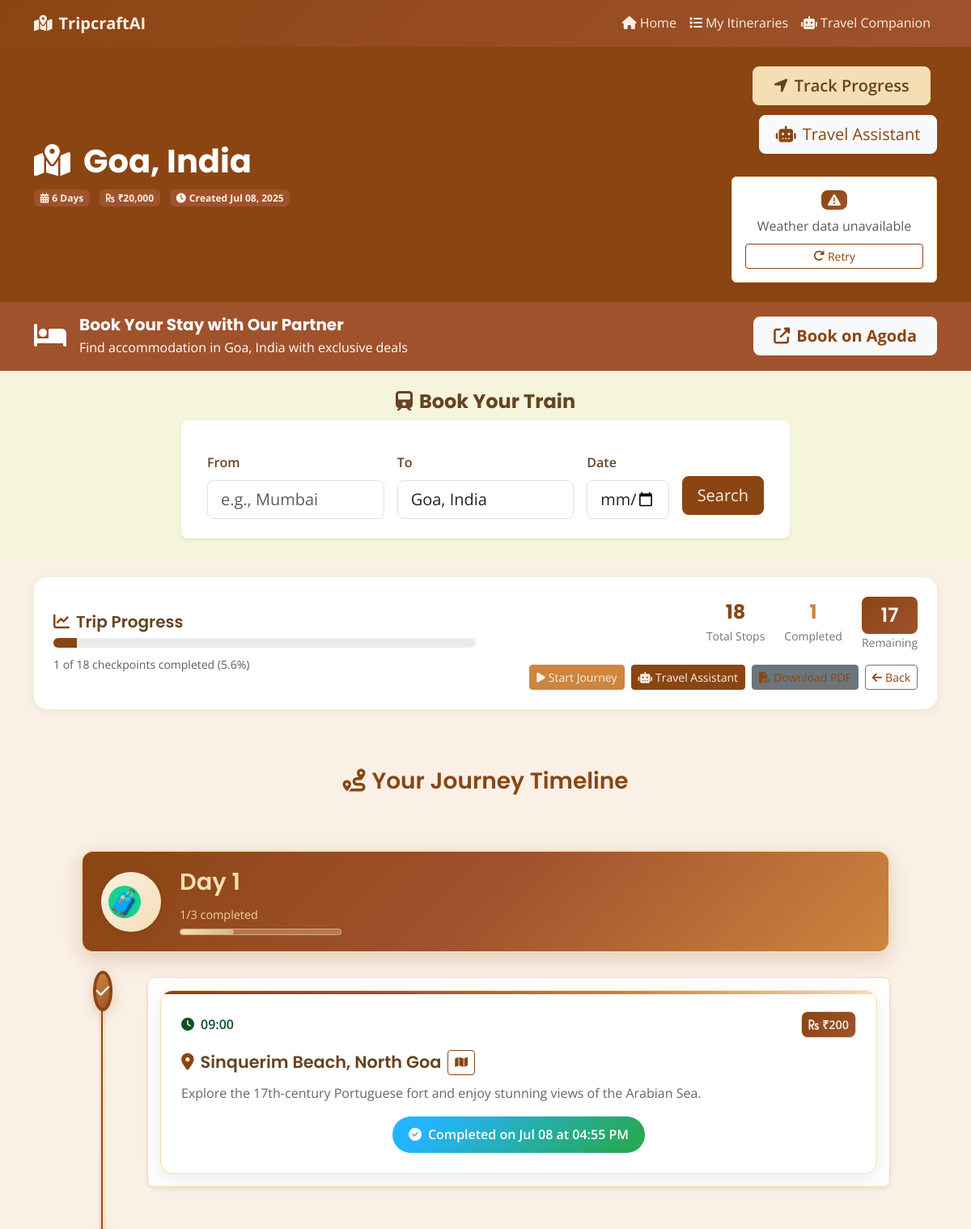
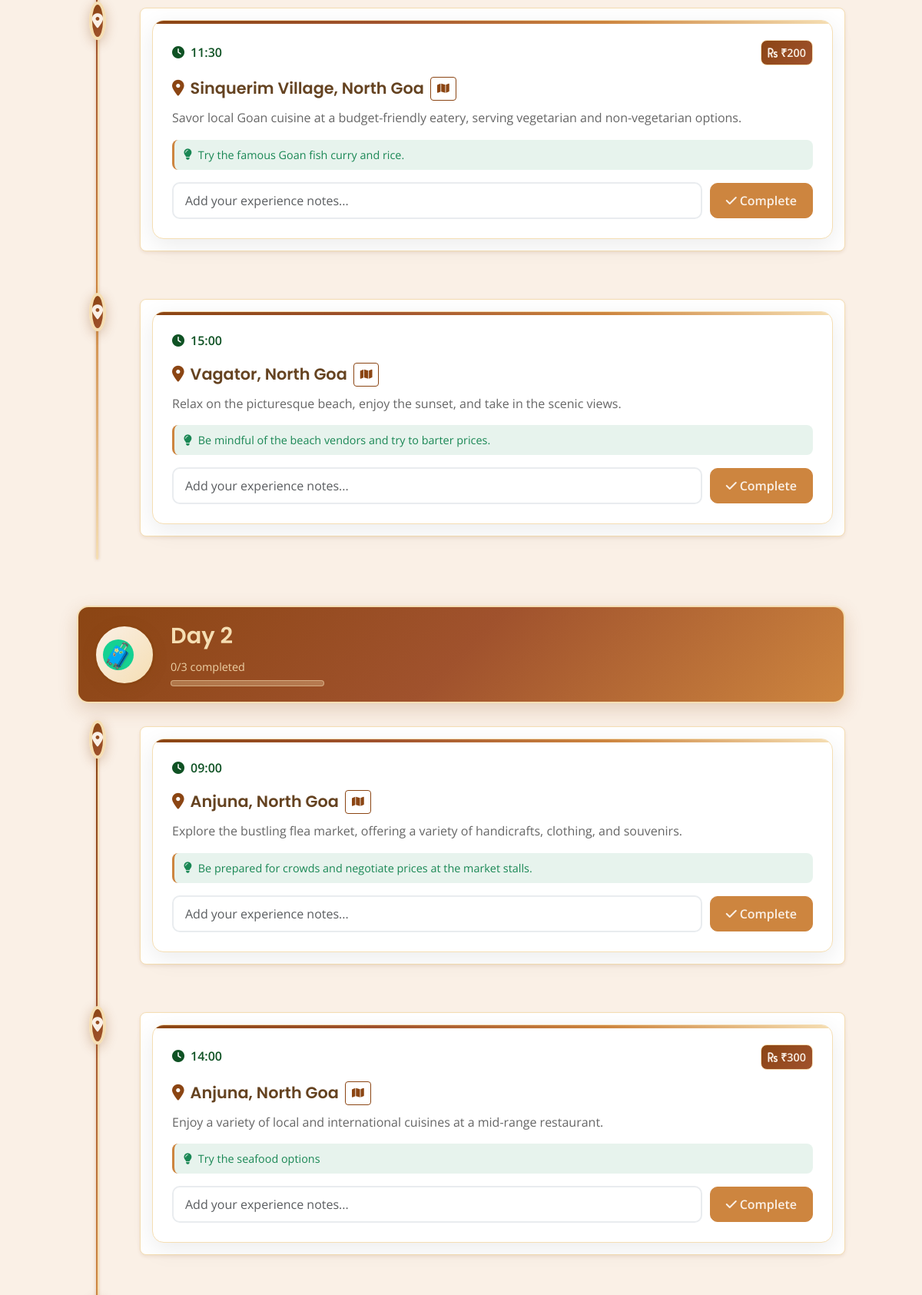
Screenshot of /itinerary/2 (upper part) with the database file from the repository (2 pictures, top to bottom).
### models.py (models this page shows, shortened)
class TravelItinerary(db.Model):
    id = db.Column(db.Integer, primary_key=True)
    destination = db.Column(db.String(200), nullable=False)
    duration = db.Column(db.Integer, nullable=False)  # days
    budget = db.Column(db.Float, nullable=False)
    interests = db.Column(db.Text)  # JSON string of interests
    itinerary_data = db.Column(db.Text)  # JSON string of generated itinerary
    created_at = db.Column(db.DateTime, default=datetime.utcnow)
    checkpoints = db.relationship('Checkpoint', backref='itinerary', lazy=True, cascade='all, delete-orphan')
    def get_itinerary_data(self):
        if self.itinerary_data:
            return json.loads(self.itinerary_data)
        return {}

class Checkpoint(db.Model):
    id = db.Column(db.Integer, primary_key=True)
    itinerary_id = db.Column(db.Integer, db.ForeignKey('travel_itinerary.id'), nullable=False)
    day = db.Column(db.Integer, nullable=False)
    time = db.Column(db.String(10), nullable=False)  # HH:MM format
    location = db.Column(db.String(200), nullable=False)
    activity = db.Column(db.Text, nullable=False)
    estimated_cost = db.Column(db.Float, default=0.0)
    is_completed = db.Column(db.Boolean, default=False)
    completed_at = db.Column(db.DateTime)
    notes = db.Column(db.Text)

### routes.py (the view)
@app.route('/itinerary/<int:itinerary_id>')
def view_itinerary(itinerary_id):
    itinerary = TravelItinerary.query.get_or_404(itinerary_id)
    checkpoints = Checkpoint.query.filter_by(itinerary_id=itinerary_id).order_by(Checkpoint.day, Checkpoint.time).all()
    days_data = {}
    for checkpoint in checkpoints:
        if checkpoint.day not in days_data:
            days_data[checkpoint.day] = []
        days_data[checkpoint.day].append(checkpoint)
    total_checkpoints = len(checkpoints)
    completed_checkpoints = len([c for c in checkpoints if c.is_completed])
    progress_percentage = (completed_checkpoints / total_checkpoints * 100) if total_checkpoints > 0 else 0
    return render_template('itinerary.html',
                         itinerary=itinerary,
                         days_data=days_data,
                         progress_percentage=progress_percentage,
                         total_checkpoints=total_checkpoints,
                         completed_checkpoints=completed_checkpoints)

### templates/itinerary.html (shortened to what this page needs)
{% extends "base.html" %}
{% block content %}
<section class="py-4 bg-primary text-white">
    <div class="container">
        <div class="row align-items-center">
            <div class="col-md-8">
                <h1 class="display-6 fw-bold mb-2">
                    <i class="fas fa-map-marked-alt me-3"></i>{{ itinerary.destination }}
                </h1>
                <div class="itinerary-meta">
                    <span class="badge bg-secondary text-light me-2">
                        <i class="fas fa-calendar-alt me-1"></i>{{ itinerary.duration }} Days
                    </span>
                    <span class="badge bg-secondary text-light me-2">
                        <i class="fas fa-rupee-sign me-1"></i>₹{{ "{:,.0f}".format(itinerary.budget) }}
                    </span>
                    <span class="badge bg-secondary text-light">
                        <i class="fas fa-clock me-1"></i>Created {{ itinerary.created_at.strftime('%b %d, %Y') }}
                    </span>
                </div>
            </div>
            <div class="col-md-4 text-md-end header-actions">
                <a href="{{ url_for('tracking', itinerary_id=itinerary.id) }}" class="btn btn-accent btn-lg me-2">
                    <i class="fas fa-location-arrow me-2"></i>Track Progress
                </a>
                <a href="/chatbot/{{ itinerary.id }}" class="btn btn-light btn-lg">
                    <i class="fas fa-robot me-2"></i>Travel Assistant
                </a>
                <div id="react-weather" data-destination="{{ itinerary.destination }}" class="mt-3"></div>
            </div>
        </div>
    </div>
</section>
<section class="py-3 bg-secondary">
    <div class="container">
        <div class="row align-items-center">
            <div class="col-md-8">
                <div class="d-flex align-items-center">
                    <div class="booking-icon me-3"><i class="fas fa-bed text-white" style="font-size: 2rem;"></i></div>
                    <div>
                        <h5 class="text-white mb-1 fw-bold">Book Your Stay with Our Partner</h5>
                        <p class="text-white mb-0 opacity-90">Find accommodation in {{ itinerary.destination }} with exclusive deals</p>
                    </div>
                </div>
            </div>
            <div class="col-md-4 text-md-end mt-3 mt-md-0">
                <a href="#" onclick="bookWithAgoda('{{ itinerary.destination }}', '{{ itinerary.duration }}')" class="btn btn-light btn-lg fw-bold px-4">
                    <i class="fas fa-external-link-alt me-2"></i>Book on Agoda
                </a>
            </div>
        </div>
    </div>
</section>
<section class="py-4" style="background-color: rgb(var(--background));">
    <div class="container">
        <div class="row justify-content-center">
            <div class="col-lg-10 col-xl-8">
                <div class="text-center mb-4">
                    <h4 class="fw-bold"><i class="fas fa-train me-2"></i>Book Your Train</h4>
                </div>
                <form id="train-booking-form" class="row g-3 align-items-center bg-white p-4 rounded-3 shadow-sm">
                    <div class="col-md-4">
                        <label for="from-station" class="form-label fw-semibold">From</label>
                        <input type="text" class="form-control form-control-lg" id="from-station" placeholder="e.g., Mumbai" required>
                    </div>
                    <div class="col-md-4">
                        <label for="to-station" class="form-label fw-semibold">To</label>
                        <input type="text" class="form-control form-control-lg" id="to-station" value="{{ itinerary.destination }}" required>
                    </div>
                    <div class="col-md-2">
                        <label for="travel-date" class="form-label fw-semibold">Date</label>
                        <input type="date" class="form-control form-control-lg" id="travel-date" required>
                    </div>
                    <div class="col-md-2 d-grid pt-4">
                        <button type="submit" class="btn btn-primary btn-lg" id="search-trains-btn">Search</button>
                    </div>
                </form>
            </div>
        </div>
    </div>
</section>
<section class="py-4 bg-light">
    <div class="container">
        <div class="row"><div class="col-12"><div class="progress-card">
            <div class="row align-items-center">
                <div class="col-md-6">
                    <h5 class="mb-2"><i class="fas fa-chart-line me-2 text-primary"></i>Trip Progress</h5>
                    <div class="progress progress-lg mb-2"><div class="progress-bar bg-success" style="width: {{ progress_percentage }}%"></div></div>
                    <small class="text-muted">{{ completed_checkpoints }} of {{ total_checkpoints }} checkpoints completed ({{ "%.1f"|format(progress_percentage) }}%)</small>
                </div>
                <div class="col-md-6 text-md-end">
                    <div class="stats-grid">
                        <div class="stat-item"><div class="stat-number text-primary">{{ total_checkpoints }}</div><div class="stat-label">Total Stops</div></div>
                        <div class="stat-item"><div class="stat-number text-success">{{ completed_checkpoints }}</div><div class="stat-label">Completed</div></div>
                        <div class="stat-item"><div class="stat-number text-warning">{{ total_checkpoints - completed_checkpoints }}</div><div class="stat-label">Remaining</div></div>
                    </div>
                    <div class="d-flex gap-2 mt-3 justify-content-md-end">
                        <a href="{{ url_for('tracking', itinerary_id=itinerary.id) }}" class="btn btn-success btn-sm"><i class="fas fa-play me-1"></i>Start Journey</a>
                        <a href="{{ url_for('chatbot', itinerary_id=itinerary.id) }}" class="btn btn-primary btn-sm"><i class="fas fa-robot me-1"></i>Travel Assistant</a>
                        <a href="{{ url_for('download_itinerary_pdf', itinerary_id=itinerary.id) }}" class="btn btn-secondary btn-sm" download="{{ itinerary.destination.lower().replace(' ', '_') }}_itinerary.pdf"><i class="fas fa-file-pdf me-1"></i>Download PDF</a>
                        <a href="{{ url_for('my_itineraries') }}" class="btn btn-outline-secondary btn-sm"><i class="fas fa-arrow-left me-1"></i>Back</a>
                    </div>
                </div>
            </div>
        </div></div></div>
    </div>
</section>
<section class="py-5">
    <div class="container">
        <div class="row">
            <div class="col-12">
                <h3 class="text-primary mb-5 text-center"><i class="fas fa-route me-2"></i>Your Journey Timeline</h3>
                <div class="timeline-container">
                    {% for day_num in range(1, itinerary.duration + 1) %}
                    {% set day_data = days_data.get(day_num, []) %}
                    <div class="timeline-day" data-day="{{ day_num }}">
                        <div class="day-header-timeline">
                            <div class="day-circle"><span class="day-number">🧳</span></div>
                            <div class="day-info">
                                <h4 class="day-title">Day {{ day_num }}</h4>
                                {% if day_data %}{% set day_completed = day_data|selectattr('is_completed')|list|length %}{% set day_total = day_data|length %}<div class="day-progress-info"><span class="progress-text">{{ day_completed }}/{{ day_total }} completed</span><div class="progress-bar-custom"><div class="progress-fill" style="width: {{ (day_completed / day_total * 100) if day_total > 0 else 0 }}%"></div></div></div>{% endif %}
                            </div>
                        </div>
                        {% if day_data %}
                        <div class="timeline-activities sortable-checkpoints" data-day="{{ day_num }}">
                            {% for checkpoint in day_data %}
                            <div class="timeline-item {{ 'completed' if checkpoint.is_completed else '' }}" data-checkpoint-id="{{ checkpoint.id }}">
                                <div class="timeline-marker">
                                    <div class="marker-dot {{ 'completed' if checkpoint.is_completed else '' }}"></div>
                                </div>
                                <div class="timeline-content">
                                    <div class="activity-card">
                                        <div class="activity-header">
                                            <div class="activity-time"><i class="fas fa-clock me-2"></i>{{ checkpoint.time }}</div>
                                            {% if checkpoint.estimated_cost > 0 %}<div class="activity-cost"><i class="fas fa-rupee-sign me-1"></i>₹{{ "{:,.0f}".format(checkpoint.estimated_cost) }}</div>{% endif %}
                                        </div>
                                        <div class="activity-main">
                                            <h5 class="activity-location"><i class="fas fa-map-marker-alt me-2 text-primary"></i>{{ checkpoint.location }}<button type="button" class="btn btn-outline-primary btn-sm ms-2 map-btn pulse-btn" data-location="{{ checkpoint.location }}" data-activity="{{ checkpoint.activity }}" title="Show on map"><i class="fas fa-map"></i></button></h5>
                                            <p class="activity-description">{{ checkpoint.activity }}</p>
                                        </div>
                                        {% if checkpoint.notes %}{% set notes_dict = {} %}{% for note_part in checkpoint.notes.split(', ') %}{% if ':' in note_part %}{% set key, value = note_part.split(':', 1) %}{% set _ = notes_dict.update({key: value}) %}{% endif %}{% endfor %}<div class="activity-details">{% if notes_dict.get('tips') %}<div class="detail-item travel-tips"><i class="fas fa-lightbulb me-2"></i><span>{{ notes_dict.get('tips') }}</span></div>{% endif %}</div>{% endif %}
                                        {% if checkpoint.is_completed %}
                                        <div class="completion-status"><div class="completed-badge"><i class="fas fa-check-circle me-2"></i>Completed on {{ checkpoint.completed_at.strftime('%b %d at %I:%M %p') }}</div></div>
                                        {% else %}
                                        <div class="completion-form"><form action="{{ url_for('complete_checkpoint', checkpoint_id=checkpoint.id) }}" method="POST" class="checkpoint-form"><div class="form-group"><input type="text" class="form-control" name="notes" placeholder="Add your experience notes..."><button type="submit" class="btn btn-success btn-complete"><i class="fas fa-check me-1"></i>Complete</button></div></form></div>
                                        {% endif %}
                                    </div>
                                </div>
                            </div>
                            {% endfor %}
                        </div>
                        {% else %}
                        <div class="timeline-empty"><div class="empty-state"><i class="fas fa-calendar-times mb-3"></i><p>No activities planned for this day</p></div></div>
                        {% endif %}
                    </div>
                    {% endfor %}
                </div>
            </div>
        </div>
    </div>
</section>
{% endblock %}

### static/css/react-components.css (style rules this page uses)
.timeline-item { position: relative; padding-bottom: 30px; }
.timeline-item:not(:last-child)::before { content: ''; position: absolute; left: -23px; top: 40px; bottom: -30px; width: 2px; background: #F5DEB3; }
.timeline-marker { position: absolute; left: -30px; top: 10px; width: 14px; height: 14px; border-radius: 50%; display: flex; align-items: center; justify-content: center; font-size: 10px; }
.timeline-content { background: white; border: 1px solid #F5DEB3; border-radius: 8px; padding: 15px; box-shadow: 0 2px 4px rgba(139, 69, 19, 0.1); }

### templates/base.html (style rules this page uses)
:root { --bs-primary: #8b4513; --bs-primary-rgb: 139, 69, 19; --bs-secondary: #a0522d; --bs-secondary-rgb: 160, 82, 45; --bs-success: #cd853f; --bs-success-rgb: 205, 133, 63; --bs-info: #deb887; --bs-info-rgb: 222, 184, 135; --bs-warning: #f5deb3; --bs-warning-rgb: 245, 222, 179; --bs-light: #faf0e6; --bs-light-rgb: 250, 240, 230; --bs-dark: #654321; --bs-dark-rgb: 101, 67, 33; }
body { background-color: #faf0e6 !important; color: #654321 !important; }
.btn-primary { background-color: #8b4513 !important; border-color: #8b4513 !important; color: #faf0e6 !important; }
.btn-success { background-color: #cd853f !important; border-color: #cd853f !important; color: #faf0e6 !important; }
.bg-warning, .text-warning, .badge.bg-warning, .alert-warning, [style*="background-color: yellow"], [style*="background: yellow"], [style*="background-color: #ffc107"], [style*="background: #ffc107"], [style*="background-color: #ffff"], [style*="color: yellow"], [style*="color: #ffc107"], span[style*="background-color: yellow"], div[style*="background-color: yellow"], .badge[style*="background-color: #ffc107"] { background: linear-gradient(135deg, #8B4513, #A0522D) !important; color: #FAF0E6 !important; border-color: #F5DEB3 !important; padding: 4px 8px; border-radius: 8px; font-weight: 600; }
h1, h2, h3, h4, h5, h6 { color: #654321 !important; }
.text-primary { color: #8b4513 !important; }
.bg-primary { background-color: #8b4513 !important; }
.progress-bar { background-color: #8b4513 !important; }
a { color: #8b4513 !important; }
.activity-card { background: white !important; border: 1px solid #f5deb3 !important; }
.bg-light { background-color: #faf0e6 !important; }
.btn-accent { background-color: #f5deb3 !important; border-color: #f5deb3 !important; color: #654321 !important; }

### rows the page displays
TravelItinerary: destination "Goa, India", duration "6", budget "20,000", created_at "Jul 08, 2025"
Checkpoint: is_completed True (drawn), time "09:00", estimated_cost "200", location "Sinquerim Beach, North Goa", activity "Explore the 17th-century Portuguese fort and enjoy stunning views of the Arabian Sea.", completed_at "Jul 08 at 04:55 PM"
Checkpoint: is_completed False (drawn), time "11:30", estimated_cost "200", location "Sinquerim Village, North Goa", activity "Savor local Goan cuisine at a budget-friendly eatery, serving vegetarian and non-vegetarian options.", get "Try the famous Goan fish curry and rice."
Checkpoint: is_completed False (drawn), time "15:00", location "Vagator, North Goa", activity "Relax on the picturesque beach, enjoy the sunset, and take in the scenic views.", get "Be mindful of the beach vendors and try to barter prices."
Checkpoint: is_completed False (drawn), time "09:00", location "Anjuna, North Goa", activity "Explore the bustling flea market, offering a variety of handicrafts, clothing, and souvenirs.", get "Be prepared for crowds and negotiate prices at the market stalls."
Checkpoint: is_completed False (drawn), time "14:00", estimated_cost "300", location "Anjuna, North Goa", activity "Enjoy a variety of local and international cuisines at a mid-range restaurant.", get "Try the seafood options"

### other values shown
{{ completed_checkpoints }} "1"
{{ total_checkpoints }} "18"
{{ "%.1f"|format(progress_percentage) }} "5.6"
{{ total_checkpoints - completed_checkpoints }} "17"
{{ day_num }} "1" "2"
{{ day_completed }} "1" "0"
{{ day_total }} "3" "3"
